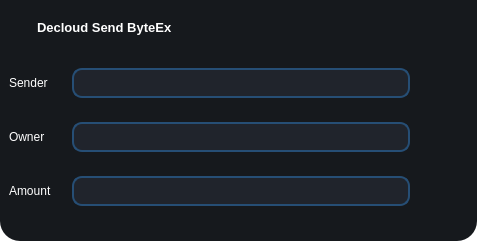
<?xml version="1.0" encoding="UTF-8"?>
<ui version="4.0">
 <class>Dialog</class>
 <widget class="QDialog" name="Dialog">
  <property name="geometry">
   <rect>
    <x>0</x>
    <y>0</y>
    <width>477</width>
    <height>241</height>
   </rect>
  </property>
  <property name="windowTitle">
   <string>Dialog</string>
  </property>
  <property name="styleSheet">
   <string notr="true">* {
	border: none;
	background-color:transparent;
	background: transparent;
	padding: 0;
	margin:0;
	color:#fff;
}

#bodyContainer {
	background-color: #16191d;
	border-bottom-left-radius: 20px;
	border-bottom-right-radius: 20px;
}
#headerContainer {
	background-color: #16191d;
}
/* LINE EDIT */
QLineEdit {
	background-color: rgba(39, 44, 54, 150);
	border-radius: 10px;
	border: 2px solid rgb(38, 78, 117);
	padding-left: 10px;
}
QLineEdit:hover {
	border: 2px solid #55aaff;
}
QLineEdit:focus {
	border: 2px solid rgb(91, 101, 124);
}
</string>
  </property>
  <layout class="QVBoxLayout" name="verticalLayout">
   <property name="spacing">
    <number>0</number>
   </property>
   <property name="leftMargin">
    <number>0</number>
   </property>
   <property name="topMargin">
    <number>0</number>
   </property>
   <property name="rightMargin">
    <number>0</number>
   </property>
   <property name="bottomMargin">
    <number>0</number>
   </property>
   <item alignment="Qt::AlignTop">
    <widget class="QFrame" name="headerContainer">
     <property name="frameShape">
      <enum>QFrame::StyledPanel</enum>
     </property>
     <property name="frameShadow">
      <enum>QFrame::Raised</enum>
     </property>
     <layout class="QHBoxLayout" name="horizontalLayout">
      <property name="spacing">
       <number>0</number>
      </property>
      <property name="leftMargin">
       <number>15</number>
      </property>
      <property name="topMargin">
       <number>20</number>
      </property>
      <property name="rightMargin">
       <number>14</number>
      </property>
      <property name="bottomMargin">
       <number>0</number>
      </property>
      <item alignment="Qt::AlignLeft">
       <widget class="QFrame" name="frame_3">
        <property name="frameShape">
         <enum>QFrame::StyledPanel</enum>
        </property>
        <property name="frameShadow">
         <enum>QFrame::Raised</enum>
        </property>
        <layout class="QHBoxLayout" name="horizontalLayout_3">
         <property name="spacing">
          <number>5</number>
         </property>
         <property name="leftMargin">
          <number>10</number>
         </property>
         <property name="topMargin">
          <number>0</number>
         </property>
         <property name="rightMargin">
          <number>0</number>
         </property>
         <property name="bottomMargin">
          <number>0</number>
         </property>
         <item>
          <widget class="QLabel" name="label_2">
           <property name="maximumSize">
            <size>
             <width>30</width>
             <height>30</height>
            </size>
           </property>
           <property name="text">
            <string/>
           </property>
           <property name="pixmap">
            <pixmap resource="../resourses.qrc">:/images/icon.png</pixmap>
           </property>
           <property name="scaledContents">
            <bool>true</bool>
           </property>
           <property name="wordWrap">
            <bool>false</bool>
           </property>
           <property name="openExternalLinks">
            <bool>false</bool>
           </property>
          </widget>
         </item>
         <item>
          <widget class="QLabel" name="label">
           <property name="font">
            <font>
             <pointsize>10</pointsize>
             <weight>75</weight>
             <bold>true</bold>
            </font>
           </property>
           <property name="text">
            <string>Decloud Send ByteEx</string>
           </property>
          </widget>
         </item>
        </layout>
       </widget>
      </item>
     </layout>
    </widget>
   </item>
   <item>
    <widget class="QFrame" name="bodyContainer">
     <property name="sizePolicy">
      <sizepolicy hsizetype="Preferred" vsizetype="Expanding">
       <horstretch>0</horstretch>
       <verstretch>0</verstretch>
      </sizepolicy>
     </property>
     <property name="frameShape">
      <enum>QFrame::StyledPanel</enum>
     </property>
     <property name="frameShadow">
      <enum>QFrame::Raised</enum>
     </property>
     <layout class="QHBoxLayout" name="horizontalLayout_4">
      <item>
       <widget class="QFrame" name="frame_2">
        <property name="sizePolicy">
         <sizepolicy hsizetype="Expanding" vsizetype="Preferred">
          <horstretch>0</horstretch>
          <verstretch>0</verstretch>
         </sizepolicy>
        </property>
        <property name="frameShape">
         <enum>QFrame::StyledPanel</enum>
        </property>
        <property name="frameShadow">
         <enum>QFrame::Raised</enum>
        </property>
        <layout class="QHBoxLayout" name="horizontalLayout_5">
         <property name="spacing">
          <number>0</number>
         </property>
         <property name="leftMargin">
          <number>0</number>
         </property>
         <property name="topMargin">
          <number>0</number>
         </property>
         <property name="rightMargin">
          <number>0</number>
         </property>
         <property name="bottomMargin">
          <number>0</number>
         </property>
         <item>
          <layout class="QGridLayout" name="gridLayout">
           <property name="rightMargin">
            <number>0</number>
           </property>
           <property name="horizontalSpacing">
            <number>20</number>
           </property>
           <property name="verticalSpacing">
            <number>0</number>
           </property>
           <item row="2" column="0">
            <widget class="QLabel" name="label_5">
             <property name="font">
              <font>
               <pointsize>9</pointsize>
              </font>
             </property>
             <property name="text">
              <string>Amount</string>
             </property>
            </widget>
           </item>
           <item row="1" column="0">
            <widget class="QLabel" name="label_4">
             <property name="font">
              <font>
               <pointsize>9</pointsize>
              </font>
             </property>
             <property name="text">
              <string>Owner</string>
             </property>
            </widget>
           </item>
           <item row="0" column="0">
            <widget class="QLabel" name="label_3">
             <property name="font">
              <font>
               <pointsize>9</pointsize>
              </font>
             </property>
             <property name="text">
              <string>Sender</string>
             </property>
            </widget>
           </item>
           <item row="0" column="1">
            <widget class="QLineEdit" name="senderLineEdit">
             <property name="minimumSize">
              <size>
               <width>0</width>
               <height>30</height>
              </size>
             </property>
            </widget>
           </item>
           <item row="1" column="1">
            <widget class="QLineEdit" name="ownerLineEdit">
             <property name="minimumSize">
              <size>
               <width>0</width>
               <height>30</height>
              </size>
             </property>
            </widget>
           </item>
           <item row="2" column="1">
            <widget class="QLineEdit" name="amountLineEdit">
             <property name="sizePolicy">
              <sizepolicy hsizetype="Expanding" vsizetype="Fixed">
               <horstretch>0</horstretch>
               <verstretch>0</verstretch>
              </sizepolicy>
             </property>
             <property name="minimumSize">
              <size>
               <width>0</width>
               <height>30</height>
              </size>
             </property>
            </widget>
           </item>
          </layout>
         </item>
        </layout>
       </widget>
      </item>
      <item alignment="Qt::AlignRight">
       <widget class="QFrame" name="frame">
        <property name="frameShape">
         <enum>QFrame::StyledPanel</enum>
        </property>
        <property name="frameShadow">
         <enum>QFrame::Raised</enum>
        </property>
        <layout class="QVBoxLayout" name="verticalLayout_2">
         <property name="spacing">
          <number>17</number>
         </property>
         <item>
          <widget class="QPushButton" name="okButton">
           <property name="minimumSize">
            <size>
             <width>0</width>
             <height>0</height>
            </size>
           </property>
           <property name="styleSheet">
            <string notr="true">QPushButton {
	border-radius:5px;
	padding: 1px;
}
QPushButton:hover {
	background-color: rgb(22, 216, 87);
}</string>
           </property>
           <property name="text">
            <string/>
           </property>
           <property name="icon">
            <iconset resource="../resourses.qrc">
             <normaloff>:/icons/icons/check.svg</normaloff>:/icons/icons/check.svg</iconset>
           </property>
           <property name="iconSize">
            <size>
             <width>24</width>
             <height>24</height>
            </size>
           </property>
          </widget>
         </item>
         <item>
          <widget class="QPushButton" name="cancelButton">
           <property name="minimumSize">
            <size>
             <width>0</width>
             <height>0</height>
            </size>
           </property>
           <property name="styleSheet">
            <string notr="true">QPushButton {
	border-radius:5px;
	padding: 1px;
}
QPushButton:hover {
	background-color: rgb(255, 38, 41);
}</string>
           </property>
           <property name="text">
            <string/>
           </property>
           <property name="icon">
            <iconset resource="../resourses.qrc">
             <normaloff>:/icons/icons/x.svg</normaloff>:/icons/icons/x.svg</iconset>
           </property>
           <property name="iconSize">
            <size>
             <width>24</width>
             <height>24</height>
            </size>
           </property>
          </widget>
         </item>
         <item>
          <spacer name="verticalSpacer">
           <property name="orientation">
            <enum>Qt::Vertical</enum>
           </property>
           <property name="sizeHint" stdset="0">
            <size>
             <width>20</width>
             <height>93</height>
            </size>
           </property>
          </spacer>
         </item>
        </layout>
       </widget>
      </item>
     </layout>
    </widget>
   </item>
  </layout>
 </widget>
 <resources>
  <include location="../resourses.qrc"/>
  <include location="../resources.qrc"/>
 </resources>
 <connections/>
</ui>
